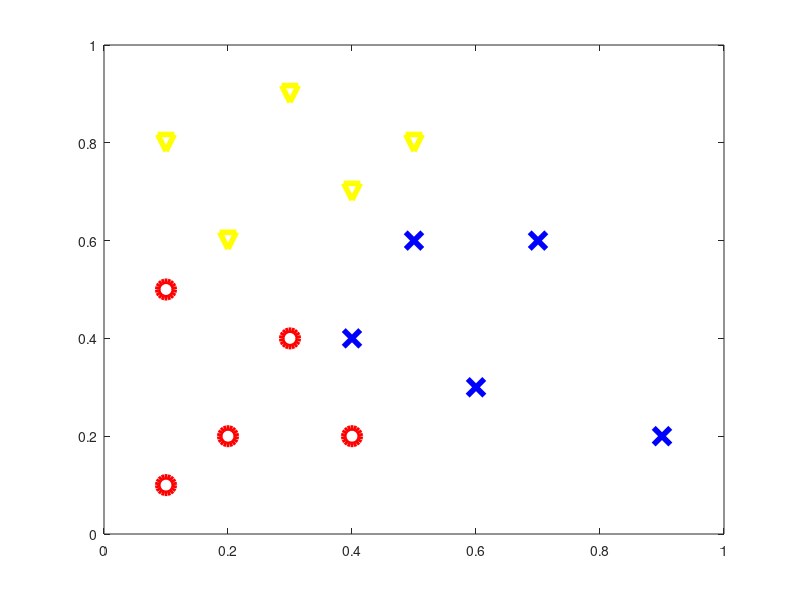

This chart was generated by the following MATLAB code: (Note: this script raises an error after producing the figure.)
function pclassifier
%PCLASSIFIER
%   
%   Set up data for neural net test
%   Use backpropagation to train 
%   Visualize results
%
% Luis Hebrero 2024
%
%%%%%%% DATA %%%%%%%%%%%
% xcoords, ycoords, targets
x1 = [0.1,0.3,0.1,0.2,0.4,0.6,0.5,0.9,0.4,0.7,0.3,0.4,0.2,0.1,0.5];
x2 = [0.1,0.4,0.5,0.2,0.2,0.3,0.6,0.2,0.4,0.6,0.9,0.7,0.6,0.8,0.8];
y = [ones(1,5) zeros(1,10); zeros(1,5) ones(1,5) zeros(1,5); zeros(1,10) ones(1,5)];

figure(1)
clf
a1 = subplot(1,1,1);
plot(x1(1:5),x2(1:5),'ro','MarkerSize',12,'LineWidth',4)
hold on
plot(x1(6:10),x2(6:10),'bx','MarkerSize',12,'LineWidth',4)
plot(x1(11:15),x2(11:15),'yv','MarkerSize',12,'LineWidth',4)
a1.XTick = [0 1];
a1.YTick = [0 1];
a1.FontWeight = 'Bold';
a1.FontSize = 10;
xlim([0,1])
ylim([0,1])

print -dpng pic_xy.png

%%%%%%%%%%%%%%%%%%%%%%%%%%%%%%%%%%%%%%%%
% Initialize weights and biases 
rng(5000);
W2 = 0.5*randn(2,2);
W3 = 0.5*randn(3,2);
W4 = 0.5*randn(3,3);
b2 = 0.5*randn(2,1);
b3 = 0.5*randn(3,1);
b4 = 0.5*randn(3,1);
%%%%%%%%%%%%%%%%%%%%%%%%%%%%%%%%%%%%%%%%

%%%%%%%%%%%%%%%%%%%%%%%%%%%%%%%%%%%%%%%%
% Forward and Back propagate 
% Pick a training point at random
eta = 0.05;
Niter = 1e6;
savecost = zeros(Niter,1);
for counter = 1:Niter
    k = randi(15);
    x = [x1(k); x2(k)];
    % Forward pass
    a2 = activate(x,W2,b2);
    a3 = activate(a2,W3,b3);
    a4 = activate(a3,W4,b4);
    % Backward pass
    delta4 = a4.*(1-a4).*(a4-y(:,k));
    delta3 = a3.*(1-a3).*(W4'*delta4);
    delta2 = a2.*(1-a2).*(W3'*delta3);
    % Gradient step
    W2 = W2 - eta*delta2*x';
    W3 = W3 - eta*delta3*a2';
    W4 = W4 - eta*delta4*a3';
    b2 = b2 - eta*delta2;
    b3 = b3 - eta*delta3;
    b4 = b4 - eta*delta4;
    % Monitor progress
    newcost = cost(W2,W3,W4,b2,b3,b4);   % display cost to screen
    savecost(counter) = newcost;
end

figure(2)
clf
semilogy(1:1e4:Niter,savecost(1:1e4:Niter),'b-','LineWidth',2)
xlabel('Iteration Number')
ylabel('Value of cost function')
set(gca,'FontWeight','Bold','FontSize',10)
print -dpng pic_cost.png

%%%%%%%%%%% Display shaded and unshaded regions 
N = 500;
Dx = 1/N;
Dy = 1/N;
xvals = 0:Dx:1;
yvals = 0:Dy:1;
for k1 = 1:N+1
    xk = xvals(k1);
    for k2 = 1:N+1
        yk = yvals(k2);
        xy = [xk;yk];
        a2 = activate(xy,W2,b2);
        a3 = activate(a2,W3,b3);
        a4 = activate(a3,W4,b4);
        Aval(k2,k1) = a4(1);
        Bval(k2,k1) = a4(2);
        Cval(k2,k1) = a4(3);
     end
end
[X,Y] = meshgrid(xvals,yvals);

figure(3)
clf
a2 = subplot(1,1,1);

Mval = ones(size(Aval));

Mval(Cval >= Aval & Cval >= Bval) = 2;
Mval(Aval >= Bval & Aval >= Cval) = 1;
Mval(Bval >= Aval & Bval >= Cval) = 0;

contourf(X, Y, Mval, [-1 0.75 1.5 2.5]); 

hold on

colormap([1 1 1; 0.8 0.8 0.8; 0.5 0.5 0.5]);

plot(x1(1:5),x2(1:5),'ro','MarkerSize',12,'LineWidth',4)
plot(x1(6:10),x2(6:10),'bx','MarkerSize',12,'LineWidth',4)
plot(x1(11:15),x2(11:15),'yv','MarkerSize',12,'LineWidth',4)
a2.XTick = [0 1];
a2.YTick = [0 1];
a2.FontWeight = 'Bold';
a2.FontSize = 10;
xlim([0,1])
ylim([0,1])

print -dpng classifier_back.png

  function costval = cost(W2,W3,W4,b2,b3,b4)

     costvec = zeros(10,1); 
     for i = 1:10
         x =[x1(i);x2(i)];
         a2 = activate(x,W2,b2);
         a3 = activate(a2,W3,b3);
         a4 = activate(a3,W4,b4);
         costvec(i) = norm(y(:,i) - a4,2);
     end
     costval = norm(costvec,2)^2;
   end % of nested function

end
